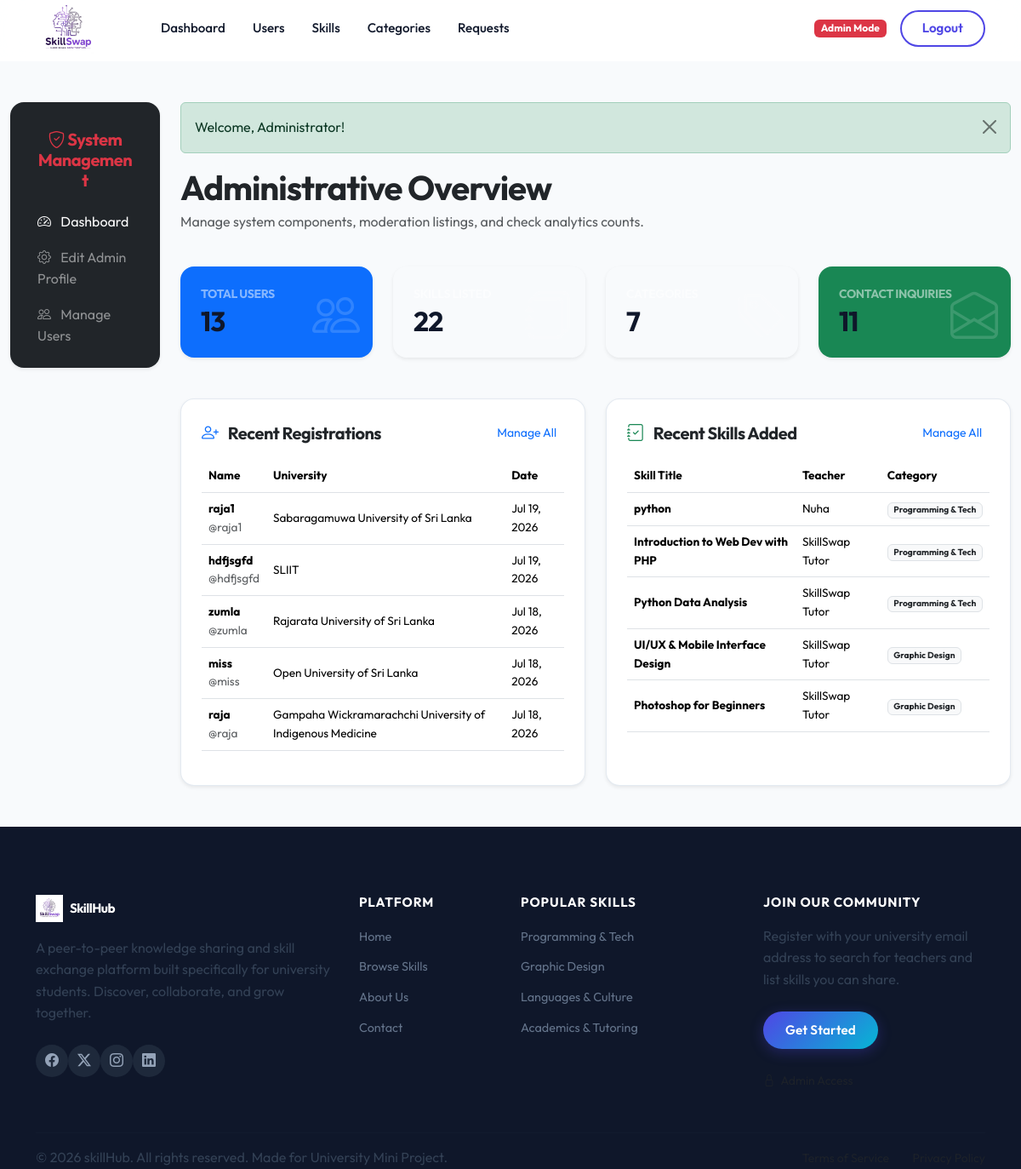
The page /admin/dashboard.php (signed in) on the database its author committed.
### tables this page shows
CREATE TABLE `users` (
  `id` int(11) NOT NULL,
  `username` varchar(50) NOT NULL,
  `email` varchar(100) NOT NULL,
  `password` varchar(255) NOT NULL,
  `name` varchar(100) NOT NULL,
  `university` varchar(150) DEFAULT NULL,
  `department` varchar(150) DEFAULT NULL,
  `bio` text DEFAULT NULL,
  `skills_teach` text DEFAULT NULL,
  `skills_learn` text DEFAULT NULL,
  `profile_photo` varchar(255) DEFAULT 'default-profile.png',
  `created_at` timestamp NOT NULL DEFAULT current_timestamp()
);

CREATE TABLE `skills` (
  `id` int(11) NOT NULL,
  `user_id` int(11) NOT NULL,
  `title` varchar(100) NOT NULL,
  `description` text NOT NULL,
  `category_id` int(11) NOT NULL,
  `level` enum('Beginner','Intermediate','Advanced') NOT NULL,
  `availability` varchar(100) NOT NULL,
  `created_at` timestamp NOT NULL DEFAULT current_timestamp()
);

CREATE TABLE `categories` (
  `id` int(11) NOT NULL,
  `name` varchar(50) NOT NULL,
  `icon` varchar(50) DEFAULT 'bi-code-slash'
);

### admin/dashboard.php (the view, shortened to what this page needs)
<?php
require_once '../includes/db.php';
require_once '../includes/auth.php';
$count_users = 0;
$count_skills = 0;
$count_categories = 0;
$count_requests = 0;
try {
    $count_users = $pdo->query("SELECT COUNT(*) FROM users")->fetchColumn();
    $count_skills = $pdo->query("SELECT COUNT(*) FROM skills")->fetchColumn();
    $count_categories = $pdo->query("SELECT COUNT(*) FROM categories")->fetchColumn();
    $count_requests = $pdo->query("SELECT COUNT(*) FROM contact_requests")->fetchColumn();
} catch (PDOException $e) {
}
$recent_users = [];
try {
    $recent_users = $pdo->query("SELECT * FROM users ORDER BY created_at DESC LIMIT 5")->fetchAll();
} catch (PDOException $e) {
}
$recent_skills = [];
try {
    $recent_skills = $pdo->query("SELECT s.*, u.name as teacher_name, c.name as category_name
                                  FROM skills s
                                  JOIN users u ON s.user_id = u.id
                                  JOIN categories c ON s.category_id = c.id
                                  ORDER BY s.created_at DESC LIMIT 5")->fetchAll();
} catch (PDOException $e) {
}
require_once '../includes/header.php';
require_once '../includes/navbar.php';
?>
<div class="container-fluid my-5">
    <div class="row">
        <div class="col-lg-2 mb-4">
            <div class="card card-premium p-3 bg-dark text-white border-0 shadow-sm">
                <div class="card-header bg-transparent border-0 text-center py-3">
                    <h5 class="fw-bold mb-0 text-danger"><i class="bi bi-shield-check"></i> System Management</h5>
                </div>
                <div class="list-group list-group-flush bg-transparent">
                    <a href="dashboard.php" class="list-group-item list-group-item-action bg-transparent text-white border-0 py-2 active"><i class="bi bi-speedometer2 me-2"></i> Dashboard</a>
<a href="edit_admin.php" class="list-group-item list-group-item-action bg-transparent text-white-50 border-0 py-2"><i class="bi bi-gear me-2"></i> Edit Admin Profile</a>
<a href="users.php" class="list-group-item list-group-item-action bg-transparent text-white-50 border-0 py-2"><i class="bi bi-people me-2"></i> Manage Users</a>
                </div>
            </div>
        </div>
        <div class="col-lg-10">
            <div class="row mb-4 align-items-center">
                <div class="col-md-8">
                    <h1 class="fw-bold text-dark mb-1">Administrative Overview</h1>
                    <p class="text-muted">Manage system components, moderation listings, and check analytics counts.</p>
                </div>
            </div>
            <div class="row g-4 mb-5">
                <div class="col-md-3">
                    <div class="card card-premium p-4 bg-primary text-white border-0 shadow-sm position-relative overflow-hidden">
                        <h6 class="text-white-50 small fw-bold text-uppercase mb-1">Total Users</h6>
                        <h2 class="fw-extrabold mb-0"><?php echo $count_users; ?></h2>
                        <i class="bi bi-people position-absolute text-white" style="font-size: 3.5rem; opacity: 0.15; right: 15px; bottom: 5px;"></i>
                    </div>
                </div>
                <div class="col-md-3">
                    <div class="card card-premium p-4 bg-purple text-white border-0 shadow-sm position-relative overflow-hidden" style="background-color: var(--secondary-color) !important;">
                        <h6 class="text-white-50 small fw-bold text-uppercase mb-1">Skills Listed</h6>
                        <h2 class="fw-extrabold mb-0"><?php echo $count_skills; ?></h2>
                        <i class="bi bi-journals position-absolute text-white" style="font-size: 3.5rem; opacity: 0.15; right: 15px; bottom: 5px;"></i>
                    </div>
                </div>
                <div class="col-md-3">
                    <div class="card card-premium p-4 bg-info text-white border-0 shadow-sm position-relative overflow-hidden" style="background-color: var(--accent-color) !important;">
                        <h6 class="text-white-50 small fw-bold text-uppercase mb-1">Categories</h6>
                        <h2 class="fw-extrabold mb-0"><?php echo $count_categories; ?></h2>
                        <i class="bi bi-tags position-absolute text-white" style="font-size: 3.5rem; opacity: 0.15; right: 15px; bottom: 5px;"></i>
                    </div>
                </div>
                <div class="col-md-3">
                    <div class="card card-premium p-4 bg-success text-white border-0 shadow-sm position-relative overflow-hidden">
                        <h6 class="text-white-50 small fw-bold text-uppercase mb-1">Contact Inquiries</h6>
                        <h2 class="fw-extrabold mb-0"><?php echo $count_requests; ?></h2>
                        <i class="bi bi-envelope-open position-absolute text-white" style="font-size: 3.5rem; opacity: 0.15; right: 15px; bottom: 5px;"></i>
                    </div>
                </div>
            </div>
            <div class="row g-4">
                <div class="col-md-6">
                    <div class="card card-premium p-4 bg-white shadow-sm h-100">
                        <div class="d-flex justify-content-between align-items-center mb-3">
                            <h5 class="fw-bold text-dark mb-0"><i class="bi bi-person-plus text-primary me-2"></i> Recent Registrations</h5>
                            <a href="users.php" class="btn btn-sm btn-link text-decoration-none">Manage All</a>
                        </div>
                        <?php if (empty($recent_users)): ?>
                            <p class="text-muted small my-3">No student records exist in the database.</p>
                        <?php else: ?>
                            <div class="table-responsive">
                                <table class="table table-hover align-middle" style="font-size: 0.85rem;">
                                    <thead>
                                        <tr>
                                            <th>Name</th>
                                            <th>University</th>
                                            <th>Date</th>
                                        </tr>
                                    </thead>
                                    <tbody>
                                        <?php foreach ($recent_users as $u): ?>
                                            <tr>
                                                <td>
                                                    <div class="fw-bold"><?php echo htmlspecialchars($u['name']); ?></div>
                                                    <span class="text-muted">@<?php echo htmlspecialchars($u['username']); ?></span>
                                                </td>
                                                <td><?php echo htmlspecialchars($u['university']); ?></td>
                                                <td><?php echo date("M d, Y", strtotime($u['created_at'])); ?></td>
                                            </tr>
                                        <?php endforeach; ?>
                                    </tbody>
                                </table>
                            </div>
                        <?php endif; ?>
                    </div>
                </div>
                <div class="col-md-6">
                    <div class="card card-premium p-4 bg-white shadow-sm h-100">
                        <div class="d-flex justify-content-between align-items-center mb-3">
                            <h5 class="fw-bold text-dark mb-0"><i class="bi bi-journal-check text-success me-2"></i> Recent Skills Added</h5>
                            <a href="skills.php" class="btn btn-sm btn-link text-decoration-none">Manage All</a>
                        </div>
                        <?php if (empty($recent_skills)): ?>
                            <p class="text-muted small my-3">No skills are listed yet in the database.</p>
                        <?php else: ?>
                            <div class="table-responsive">
                                <table class="table table-hover align-middle" style="font-size: 0.85rem;">
                                    <thead>
                                        <tr>
                                            <th>Skill Title</th>
                                            <th>Teacher</th>
                                            <th>Category</th>
                                        </tr>
                                    </thead>
                                    <tbody>
                                        <?php foreach ($recent_skills as $s): ?>
                                            <tr>
                                                <td class="fw-bold"><?php echo htmlspecialchars($s['title']); ?></td>
                                                <td><?php echo htmlspecialchars($s['teacher_name']); ?></td>
                                                <td><span class="badge bg-light text-dark border"><?php echo htmlspecialchars($s['category_name']); ?></span></td>
                                            </tr>
                                        <?php endforeach; ?>
                                    </tbody>
                                </table>
                            </div>
                        <?php endif; ?>
                    </div>
                </div>
            </div>
        </div>
    </div>
</div>
<?php require_once '../includes/footer.php'; ?>

### assets/css/style.css (style rules this page uses)
:root { --primary: #4f46e5; --primary-dark: #3730a3; --primary-glow: rgba(79, 70, 229, 0.18); --secondary: #6271a4; --accent: #06b6d4; --success: #22c55e; --warning: #f59e0b; --text-dark: #0f172a; --text-body: #334155; --text-muted: #64748b; --text-light: #94a3b8; --bg-light: #f8fafc; --bg-white: #ffffff; --border-color: rgba(226, 232, 240, 0.9); --glass-bg: rgba(255, 255, 255, 0.88); --glass-border: rgba(255, 255, 255, 0.45); --gradient-primary: linear-gradient(135deg, #4f46e5 0%, #06b6d4 100%); --gradient-secondary: linear-gradient(135deg, #0284c7 0%, #4f46e5 100%); --gradient-soft: linear-gradient(135deg, rgba(79, 70, 229, 0.05) 0%, rgba(6, 182, 212, 0.05) 100%); --gradient-hero: linear-gradient(145deg, #eef2ff 0%, #f0fdff 50%, #e0f2fe 100%); --gradient-cta: linear-gradient(135deg, #1e3a8a 0%, #4f46e5 50%, #0284c7 100%); --shadow-xs: 0 1px 3px rgba(0, 0, 0, 0.05); --shadow-sm: 0 4px 12px rgba(79, 70, 229, 0.08); --shadow-md: 0 10px 28px rgba(79, 70, 229, 0.14); --shadow-lg: 0 20px 48px rgba(79, 70, 229, 0.18); --radius-sm: 10px; --radius-md: 16px; --radius-lg: 24px; --radius-xl: 32px; --navbar-h: 72px; --transition: 0.3s cubic-bezier(0.16, 1, 0.3, 1); }
*, *::before, *::after { box-sizing: border-box; margin: 0; padding: 0; }
html { scroll-behavior: smooth; }
body { font-family: 'Outfit', sans-serif; background-color: var(--bg-light); color: var(--text-body); min-height: 100vh; display: flex; flex-direction: column; overflow-x: hidden; line-height: 1.6; padding-top: var(--navbar-h); }
h1, h2, h3, h4, h5, h6 { font-weight: 700; letter-spacing: -0.025em; color: var(--text-dark); line-height: 1.2; }
p { color: var(--text-body); }
a { text-decoration: none; }
.card-premium { background: white; border: 1px solid var(--border-color); border-radius: var(--radius-md); box-shadow: var(--shadow-xs); transition: all var(--transition); overflow: hidden; }

### rows shown on the page
users: name "raja1", username "raja1", university "Sabaragamuwa University of Sri Lanka", created_at "Jul 19, 2026"
users: name "hdfjsgfd", username "hdfjsgfd", university "SLIIT", created_at "Jul 19, 2026"
users: name "zumla", username "zumla", university "Rajarata University of Sri Lanka", created_at "Jul 18, 2026"
users: name "miss", username "miss", university "Open University of Sri Lanka", created_at "Jul 18, 2026"
users: name "raja", username "raja", university "Gampaha Wickramarachchi University of Indigenous Medicine", created_at "Jul 18, 2026"
skills: title "python", user.name "Nuha", category.name "Programming & Tech"
skills: title "Introduction to Web Dev with PHP", user.name "SkillSwap Tutor", category.name "Programming & Tech"
skills: title "Python Data Analysis", user.name "SkillSwap Tutor", category.name "Programming & Tech"
skills: title "UI/UX & Mobile Interface Design", user.name "SkillSwap Tutor", category.name "Graphic Design"
skills: title "Photoshop for Beginners", user.name "SkillSwap Tutor", category.name "Graphic Design"

### other values the page prints
$msg['text'] "Welcome, Administrator!"
$count_users "13"
$count_skills "22"
$count_categories "7"
$count_requests "11"
